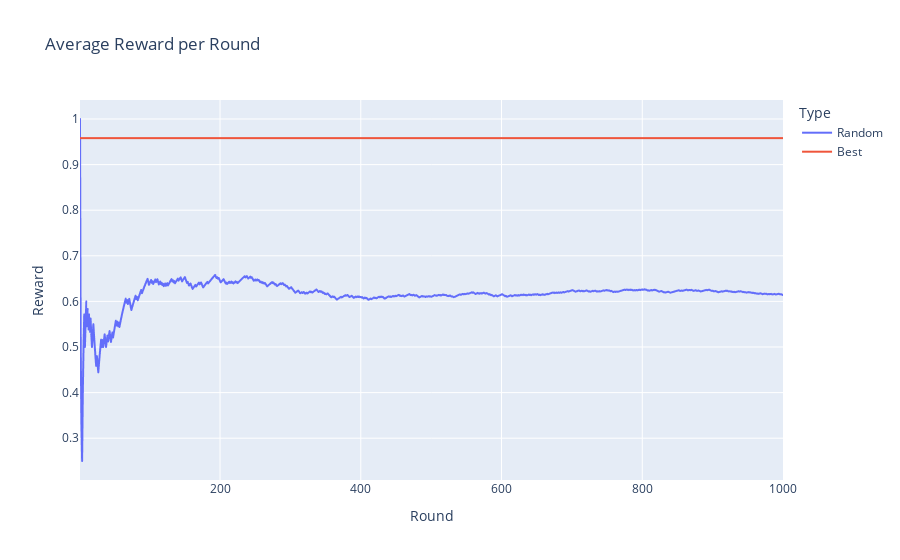

Write notebook code for a chart like this one.
### Code cell
random_results = MABExperiment(
    num_arms=NUM_ARMS, 
    num_rounds=NUM_ROUNDS,
    algorithm=Random(NUM_ARMS),
    environment=env
).run()

### Figure 1 — Plotly figure (JSON) as saved in the notebook; plotly's stock layout.template omitted (floating-point values rounded to 4 significant figures; data arrays with more than 128 entries replaced by an {"elided": "..."} marker saying what was removed)
{"data": [{"hovertemplate": "Type=Random<br>Round=%{x}<br>Reward=%{y}<extra></extra>", "legendgroup": "Random", "line": {"color": "#636efa", "dash": "solid"}, "marker": {"symbol": "circle"}, "mode": "lines", "name": "Random", "showlegend": true, "type": "scattergl", "x": {"elided": "1000 int values"}, "xaxis": "x", "y": {"elided": "1000 float values"}, "yaxis": "y"}, {"hovertemplate": "Type=Best<br>Round=%{x}<br>Reward=%{y}<extra></extra>", "legendgroup": "Best", "line": {"color": "#EF553B", "dash": "solid"}, "marker": {"symbol": "circle"}, "mode": "lines", "name": "Best", "showlegend": true, "type": "scattergl", "x": {"elided": "1000 int values"}, "xaxis": "x", "y": {"elided": "1000 float values"}, "yaxis": "y"}], "layout": {"legend": {"title": {"text": "Type"}, "tracegroupgap": 0}, "title": {"text": "Average Reward per Round"}, "xaxis": {"anchor": "y", "domain": [0, 1], "title": {"text": "Round"}}, "yaxis": {"anchor": "x", "domain": [0, 1], "title": {"text": "Reward"}}}}
